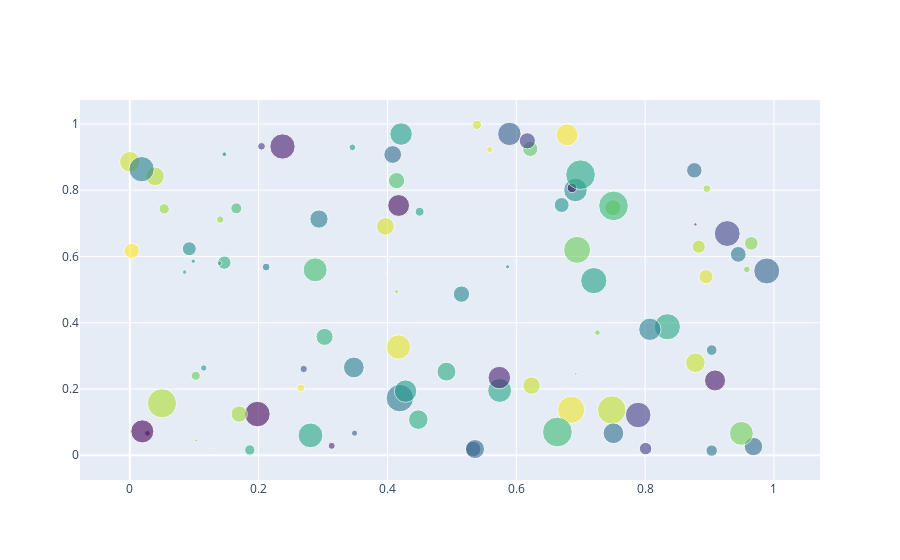

Write notebook code for a chart like this one.
### Code cell
import plotly.graph_objects as go
import numpy as np
np.random.seed(1)

N = 100
x = np.random.rand(N)
y = np.random.rand(N)
colors = np.random.rand(N)
sz = np.random.rand(N) * 30

fig = go.Figure()
fig.add_trace(go.Scatter(
    x=x,
    y=y,
    mode="markers",
    marker=go.scatter.Marker(
        size=sz,
        color=colors,
        opacity=0.6,
        colorscale="Viridis"
    )
))

fig.show()
